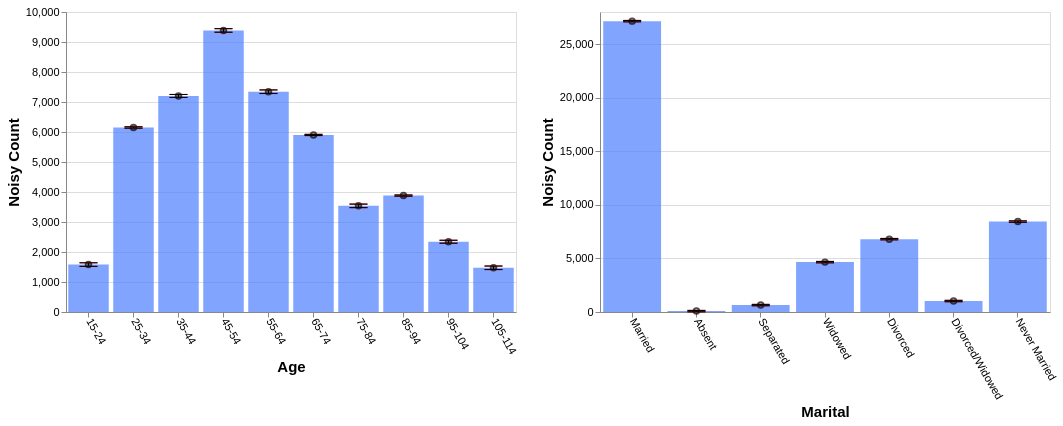

Write the Vega-Lite specification saved for this chart.
### Vega-Lite specification from a JSON file in a GitHub repository (floating-point values rounded to 4 significant figures)
{"config": {"view": {"continuousWidth": 400, "continuousHeight": 300}, "axis": {"labelFontSize": 11, "titleFontSize": 15}, "axisBottom": {"labelAngle": 60}}, "hconcat": [{"layer": [{"mark": "bar", "encoding": {"color": {"value": "transparent"}, "tooltip": [{"aggregate": "sum", "field": "noisy_count", "title": "noisy count", "type": "quantitative"}, {"aggregate": "sum", "field": "noisy_count_prev", "title": "prev count", "type": "quantitative"}, {"aggregate": "sum", "field": "error", "title": "current error", "type": "quantitative"}, {"aggregate": "sum", "field": "error_prev", "title": "prev error", "type": "quantitative"}], "x": {"field": "age", "sort": null, "title": "Age", "type": "ordinal"}}, "height": 300, "selection": {"selector661": {"type": "interval", "encodings": ["x"]}}, "transform": [{"filter": {"selection": "selector662"}}], "width": 450}, {"mark": {"type": "bar", "color": "gray", "opacity": 0}, "encoding": {"x": {"field": "age", "sort": null, "title": "Age", "type": "ordinal"}, "y": {"aggregate": "sum", "field": "noisy_count_prev", "type": "quantitative"}}, "transform": [{"filter": {"selection": "selector662"}}]}, {"mark": {"type": "bar", "color": "#4C7FFF", "opacity": 0.7}, "encoding": {"x": {"field": "age", "sort": null, "title": "Age", "type": "ordinal"}, "y": {"aggregate": "sum", "field": "noisy_count", "type": "quantitative"}}, "transform": [{"filter": {"selection": "selector662"}}]}, {"mark": {"type": "point", "color": "black", "opacity": 0.7}, "encoding": {"x": {"field": "age", "sort": null, "title": "Age", "type": "ordinal"}, "y": {"aggregate": "sum", "field": "noisy_count", "title": "Noisy Count", "type": "quantitative"}}, "transform": [{"filter": {"selection": "selector662"}}]}, {"mark": {"type": "rule", "color": "#B6B6B6", "size": 2, "strokeDash": [3, 3]}, "encoding": {"x": {"field": "age", "sort": null, "title": "Age", "type": "ordinal"}, "y": {"aggregate": "sum", "field": "plus_error_prev_age", "title": "", "type": "quantitative"}, "y2": {"aggregate": "sum", "field": "minus_error_prev_age", "title": ""}}, "transform": [{"filter": {"selection": "selector662"}}]}, {"mark": {"type": "tick", "color": "#B90000", "size": 0, "strokeDash": [1, 1]}, "encoding": {"x": {"field": "age", "sort": null, "title": "Age", "type": "ordinal"}, "y": {"aggregate": "sum", "field": "plus_error_prev_age", "type": "quantitative"}}, "transform": [{"filter": {"selection": "selector662"}}]}, {"mark": {"type": "tick", "color": "#B90000", "size": 0, "strokeDash": [3, 1]}, "encoding": {"x": {"field": "age", "sort": null, "title": "Age", "type": "ordinal"}, "y": {"aggregate": "sum", "field": "minus_error_prev_age", "type": "quantitative"}}, "transform": [{"filter": {"selection": "selector662"}}]}, {"mark": {"type": "rule", "color": "black", "size": 2}, "encoding": {"x": {"field": "age", "sort": null, "title": "Age", "type": "ordinal"}, "y": {"aggregate": "sum", "field": "plus_error", "title": "", "type": "quantitative"}, "y2": {"aggregate": "sum", "field": "minus_error", "title": ""}}, "transform": [{"filter": {"selection": "selector662"}}]}, {"mark": {"type": "tick", "color": "black", "width": 0}, "encoding": {"x": {"field": "age", "sort": null, "title": "Age", "type": "ordinal"}, "y": {"aggregate": "sum", "field": "plus_error", "type": "quantitative"}}, "transform": [{"filter": {"selection": "selector662"}}]}, {"mark": {"type": "tick", "color": "black", "width": 0}, "encoding": {"x": {"field": "age", "sort": null, "title": "Age", "type": "ordinal"}, "y": {"aggregate": "sum", "field": "minus_error", "type": "quantitative"}}, "transform": [{"filter": {"selection": "selector662"}}]}]}, {"layer": [{"mark": "bar", "encoding": {"color": {"value": "transparent"}, "tooltip": [{"aggregate": "sum", "field": "noisy_count", "title": "noisy count", "type": "quantitative"}, {"aggregate": "sum", "field": "noisy_count_prev", "title": "prev count", "type": "quantitative"}, {"aggregate": "sum", "field": "error", "title": "current error", "type": "quantitative"}, {"aggregate": "sum", "field": "error_prev", "title": "prev error", "type": "quantitative"}], "x": {"field": "marital", "sort": null, "title": "Marital", "type": "ordinal"}}, "height": 300, "selection": {"selector662": {"type": "interval", "encodings": ["x"]}}, "transform": [{"filter": {"selection": "selector661"}}], "width": 450}, {"mark": {"type": "bar", "color": "gray", "opacity": 0}, "encoding": {"x": {"field": "marital", "sort": null, "title": "Marital", "type": "ordinal"}, "y": {"aggregate": "sum", "field": "noisy_count_prev", "type": "quantitative"}}, "transform": [{"filter": {"selection": "selector661"}}]}, {"mark": {"type": "bar", "color": "#4C7FFF", "opacity": 0.7}, "encoding": {"x": {"field": "marital", "sort": null, "title": "Marital", "type": "ordinal"}, "y": {"aggregate": "sum", "field": "noisy_count", "type": "quantitative"}}, "transform": [{"filter": {"selection": "selector661"}}]}, {"mark": {"type": "point", "color": "black", "opacity": 0.7}, "encoding": {"x": {"field": "marital", "sort": null, "title": "Marital", "type": "ordinal"}, "y": {"aggregate": "sum", "field": "noisy_count", "title": "Noisy Count", "type": "quantitative"}}, "transform": [{"filter": {"selection": "selector661"}}]}, {"mark": {"type": "rule", "color": "#B6B6B6", "size": 2, "strokeDash": [3, 3]}, "encoding": {"x": {"field": "marital", "sort": null, "title": "Marital", "type": "ordinal"}, "y": {"aggregate": "sum", "field": "plus_error_prev_marital", "title": "", "type": "quantitative"}, "y2": {"aggregate": "sum", "field": "minus_error_prev_marital", "title": ""}}, "transform": [{"filter": {"selection": "selector661"}}]}, {"mark": {"type": "tick", "color": "#B90000", "size": 0, "strokeDash": [1, 1]}, "encoding": {"x": {"field": "marital", "sort": null, "title": "Marital", "type": "ordinal"}, "y": {"aggregate": "sum", "field": "plus_error_prev_marital", "type": "quantitative"}}, "transform": [{"filter": {"selection": "selector661"}}]}, {"mark": {"type": "tick", "color": "#B90000", "size": 0, "strokeDash": [3, 1]}, "encoding": {"x": {"field": "marital", "sort": null, "title": "Marital", "type": "ordinal"}, "y": {"aggregate": "sum", "field": "minus_error_prev_marital", "type": "quantitative"}}, "transform": [{"filter": {"selection": "selector661"}}]}, {"mark": {"type": "rule", "color": "black", "size": 2}, "encoding": {"x": {"field": "marital", "sort": null, "title": "Marital", "type": "ordinal"}, "y": {"aggregate": "sum", "field": "plus_error", "title": "", "type": "quantitative"}, "y2": {"aggregate": "sum", "field": "minus_error", "title": ""}}, "transform": [{"filter": {"selection": "selector661"}}]}, {"mark": {"type": "tick", "color": "black", "width": 0}, "encoding": {"x": {"field": "marital", "sort": null, "title": "Marital", "type": "ordinal"}, "y": {"aggregate": "sum", "field": "plus_error", "type": "quantitative"}}, "transform": [{"filter": {"selection": "selector661"}}]}, {"mark": {"type": "tick", "color": "black", "width": 0}, "encoding": {"x": {"field": "marital", "sort": null, "title": "Marital", "type": "ordinal"}, "y": {"aggregate": "sum", "field": "minus_error", "type": "quantitative"}}, "transform": [{"filter": {"selection": "selector661"}}]}]}], "data": {"name": "data-273c70864ab05031b872d9b344d3788e"}, "$schema": "https://vega.github.io/schema/vega-lite/v4.17.0.json", "datasets": {"data-273c70864ab05031b872d9b344d3788e": [{"age": "15-24", "marital": "Married", "noisy_count": 293.9, "true_count": 295.0, "plus_error": 302.0, "minus_error": 285.8, "error": 8.1, "noisy_count_prev": 294.4, "true_count_prev": 295.0, "plus_error_prev": 303.4, "minus_error_prev": 285.5, "error_prev": 8.9, "plus_error_prev_age": 303.6, "minus_error_prev_age": 285.7, "plus_error_prev_marital": 303.6, "minus_error_prev_marital": 285.8}, {"age": "15-24", "marital": "Absent", "noisy_count": 18.9, "true_count": 13.0, "plus_error": 27.0, "minus_error": 10.7, "error": 8.1, "noisy_count_prev": 18.1, "true_count_prev": 13.0, "plus_error_prev": 27.1, "minus_error_prev": 9.2, "error_prev": 8.9, "plus_error_prev_age": 27.27, "minus_error_prev_age": 9.371, "plus_error_prev_marital": 27.09, "minus_error_prev_marital": 9.19}, {"age": "15-24", "marital": "Separated", "noisy_count": 8.7, "true_count": 18.0, "plus_error": 16.8, "minus_error": 0.6, "error": 8.1, "noisy_count_prev": 8.5, "true_count_prev": 18.0, "plus_error_prev": 17.4, "minus_error_prev": -0.5, "error_prev": 8.9, "plus_error_prev_age": 17.57, "minus_error_prev_age": -0.3286, "plus_error_prev_marital": 17.64, "minus_error_prev_marital": -0.26}, {"age": "15-24", "marital": "Widowed", "noisy_count": -37.3, "true_count": 2.0, "plus_error": -29.2, "minus_error": -45.4, "error": 8.1, "noisy_count_prev": -34.9, "true_count_prev": 2.0, "plus_error_prev": -25.9, "minus_error_prev": -43.8, "error_prev": 8.9, "plus_error_prev_age": -25.73, "minus_error_prev_age": -43.63, "plus_error_prev_marital": -26.32, "minus_error_prev_marital": -44.22}, {"age": "15-24", "marital": "Divorced", "noisy_count": 145.6, "true_count": 22.0, "plus_error": 153.7, "minus_error": 137.5, "error": 8.1, "noisy_count_prev": 144.0, "true_count_prev": 22.0, "plus_error_prev": 152.9, "minus_error_prev": 135.0, "error_prev": 8.9, "plus_error_prev_age": 153.1, "minus_error_prev_age": 135.2, "plus_error_prev_marital": 152.3, "minus_error_prev_marital": 134.4}, {"age": "15-24", "marital": "Divorced/Widowed", "noisy_count": -35.3, "true_count": 16.0, "plus_error": -27.2, "minus_error": -43.4, "error": 8.1, "noisy_count_prev": -35.4, "true_count_prev": 16.0, "plus_error_prev": -26.4, "minus_error_prev": -44.3, "error_prev": 8.9, "plus_error_prev_age": -26.23, "minus_error_prev_age": -44.13, "plus_error_prev_marital": -27.24, "minus_error_prev_marital": -45.14}, {"age": "15-24", "marital": "Never Married", "noisy_count": 1186.0, "true_count": 1190.0, "plus_error": 1194.0, "minus_error": 1178.0, "error": 8.1, "noisy_count_prev": 1185.0, "true_count_prev": 1190.0, "plus_error_prev": 1194.0, "minus_error_prev": 1176.0, "error_prev": 8.9, "plus_error_prev_age": 1194.0, "minus_error_prev_age": 1176.0, "plus_error_prev_marital": 1194.0, "minus_error_prev_marital": 1176.0}, {"age": "25-34", "marital": "Married", "noisy_count": 2762.0, "true_count": 2764.0, "plus_error": 2765.0, "minus_error": 2759.0, "error": 3.1, "noisy_count_prev": 2762.0, "true_count_prev": 2764.0, "plus_error_prev": 2766.0, "minus_error_prev": 2759.0, "error_prev": 3.5, "plus_error_prev_age": 2766.0, "minus_error_prev_age": 2759.0, "plus_error_prev_marital": 2766.0, "minus_error_prev_marital": 2759.0}, {"age": "25-34", "marital": "Absent", "noisy_count": 8.9, "true_count": 33.0, "plus_error": 12.0, "minus_error": 5.7, "error": 3.1, "noisy_count_prev": 8.8, "true_count_prev": 33.0, "plus_error_prev": 12.3, "minus_error_prev": 5.4, "error_prev": 3.5, "plus_error_prev_age": 12.21, "minus_error_prev_age": 5.314, "plus_error_prev_marital": 12.29, "minus_error_prev_marital": 5.39}, {"age": "25-34", "marital": "Separated", "noisy_count": 43.1, "true_count": 77.0, "plus_error": 46.3, "minus_error": 40.0, "error": 3.1, "noisy_count_prev": 43.1, "true_count_prev": 77.0, "plus_error_prev": 46.6, "minus_error_prev": 39.6, "error_prev": 3.5, "plus_error_prev_age": 46.51, "minus_error_prev_age": 39.51, "plus_error_prev_marital": 46.84, "minus_error_prev_marital": 39.84}, {"age": "25-34", "marital": "Widowed", "noisy_count": 33.5, "true_count": 11.0, "plus_error": 36.6, "minus_error": 30.3, "error": 3.1, "noisy_count_prev": 33.4, "true_count_prev": 11.0, "plus_error_prev": 36.9, "minus_error_prev": 29.9, "error_prev": 3.5, "plus_error_prev_age": 36.81, "minus_error_prev_age": 29.81, "plus_error_prev_marital": 36.48, "minus_error_prev_marital": 29.48}, {"age": "25-34", "marital": "Divorced", "noisy_count": 369.6, "true_count": 372.0, "plus_error": 372.7, "minus_error": 366.4, "error": 3.1, "noisy_count_prev": 369.4, "true_count_prev": 372.0, "plus_error_prev": 372.8, "minus_error_prev": 365.9, "error_prev": 3.5, "plus_error_prev_age": 372.7, "minus_error_prev_age": 365.8, "plus_error_prev_marital": 372.2, "minus_error_prev_marital": 365.3}, {"age": "25-34", "marital": "Divorced/Widowed", "noisy_count": 222.9, "true_count": 189.0, "plus_error": 226.1, "minus_error": 219.8, "error": 3.1, "noisy_count_prev": 223.1, "true_count_prev": 189.0, "plus_error_prev": 226.6, "minus_error_prev": 219.6, "error_prev": 3.5, "plus_error_prev_age": 226.5, "minus_error_prev_age": 219.5, "plus_error_prev_marital": 225.8, "minus_error_prev_marital": 218.8}, {"age": "25-34", "marital": "Never Married", "noisy_count": 2711.0, "true_count": 2691.0, "plus_error": 2714.0, "minus_error": 2708.0, "error": 3.1, "noisy_count_prev": 2711.0, "true_count_prev": 2691.0, "plus_error_prev": 2715.0, "minus_error_prev": 2708.0, "error_prev": 3.5, "plus_error_prev_age": 2715.0, "minus_error_prev_age": 2708.0, "plus_error_prev_marital": 2714.0, "minus_error_prev_marital": 2707.0}, {"age": "35-44", "marital": "Married", "noisy_count": 4266.0, "true_count": 4273.0, "plus_error": 4273.0, "minus_error": 4259.0, "error": 6.8, "noisy_count_prev": 4265.0, "true_count_prev": 4273.0, "plus_error_prev": 4273.0, "minus_error_prev": 4258.0, "error_prev": 7.4, "plus_error_prev_age": 4272.0, "minus_error_prev_age": 4257.0, "plus_error_prev_marital": 4273.0, "minus_error_prev_marital": 4258.0}, {"age": "35-44", "marital": "Absent", "noisy_count": 91.2, "true_count": 31.0, "plus_error": 98.0, "minus_error": 84.4, "error": 6.8, "noisy_count_prev": 88.8, "true_count_prev": 31.0, "plus_error_prev": 96.2, "minus_error_prev": 81.5, "error_prev": 7.4, "plus_error_prev_age": 95.79, "minus_error_prev_age": 81.09, "plus_error_prev_marital": 96.19, "minus_error_prev_marital": 81.49}, {"age": "35-44", "marital": "Separated", "noisy_count": 180.0, "true_count": 96.0, "plus_error": 186.8, "minus_error": 173.2, "error": 6.8, "noisy_count_prev": 178.1, "true_count_prev": 96.0, "plus_error_prev": 185.5, "minus_error_prev": 170.7, "error_prev": 7.4, "plus_error_prev_age": 185.1, "minus_error_prev_age": 170.3, "plus_error_prev_marital": 185.7, "minus_error_prev_marital": 170.9}, {"age": "35-44", "marital": "Widowed", "noisy_count": -26.8, "true_count": 57.0, "plus_error": -20.0, "minus_error": -33.6, "error": 6.8, "noisy_count_prev": -25.1, "true_count_prev": 57.0, "plus_error_prev": -17.7, "minus_error_prev": -32.4, "error_prev": 7.4, "plus_error_prev_age": -18.11, "minus_error_prev_age": -32.81, "plus_error_prev_marital": -18.12, "minus_error_prev_marital": -32.82}, {"age": "35-44", "marital": "Divorced", "noisy_count": 919.6, "true_count": 905.0, "plus_error": 926.5, "minus_error": 912.8, "error": 6.8, "noisy_count_prev": 920.1, "true_count_prev": 905.0, "plus_error_prev": 927.5, "minus_error_prev": 912.7, "error_prev": 7.4, "plus_error_prev_age": 927.1, "minus_error_prev_age": 912.3, "plus_error_prev_marital": 926.9, "minus_error_prev_marital": 912.1}, {"age": "35-44", "marital": "Divorced/Widowed", "noisy_count": 228.1, "true_count": 286.0, "plus_error": 234.9, "minus_error": 221.3, "error": 6.8, "noisy_count_prev": 229.3, "true_count_prev": 286.0, "plus_error_prev": 236.7, "minus_error_prev": 222.0, "error_prev": 7.4, "plus_error_prev_age": 236.3, "minus_error_prev_age": 221.6, "plus_error_prev_marital": 235.9, "minus_error_prev_marital": 221.2}, {"age": "35-44", "marital": "Never Married", "noisy_count": 1543.0, "true_count": 1684.0, "plus_error": 1550.0, "minus_error": 1536.0, "error": 6.8, "noisy_count_prev": 1548.0, "true_count_prev": 1684.0, "plus_error_prev": 1555.0, "minus_error_prev": 1540.0, "error_prev": 7.4, "plus_error_prev_age": 1554.0, "minus_error_prev_age": 1540.0, "plus_error_prev_marital": 1555.0, "minus_error_prev_marital": 1540.0}, {"age": "45-54", "marital": "Married", "noisy_count": 5496.0, "true_count": 5589.0, "plus_error": 5504.0, "minus_error": 5488.0, "error": 8.1, "noisy_count_prev": 5495.0, "true_count_prev": 5589.0, "plus_error_prev": 5504.0, "minus_error_prev": 5486.0, "error_prev": 8.9, "plus_error_prev_age": 5504.0, "minus_error_prev_age": 5486.0, "plus_error_prev_marital": 5504.0, "minus_error_prev_marital": 5486.0}, {"age": "45-54", "marital": "Absent", "noisy_count": 62.1, "true_count": 27.0, "plus_error": 70.2, "minus_error": 54.0, "error": 8.1, "noisy_count_prev": 60.7, "true_count_prev": 27.0, "plus_error_prev": 69.6, "minus_error_prev": 51.8, "error_prev": 8.9, "plus_error_prev_age": 69.89, "minus_error_prev_age": 52.09, "plus_error_prev_marital": 69.59, "minus_error_prev_marital": 51.79}, {"age": "45-54", "marital": "Separated", "noisy_count": 202.7, "true_count": 156.0, "plus_error": 210.9, "minus_error": 194.6, "error": 8.1, "noisy_count_prev": 201.6, "true_count_prev": 156.0, "plus_error_prev": 210.5, "minus_error_prev": 192.6, "error_prev": 8.9, "plus_error_prev_age": 210.8, "minus_error_prev_age": 192.9, "plus_error_prev_marital": 210.7, "minus_error_prev_marital": 192.8}, {"age": "45-54", "marital": "Widowed", "noisy_count": 95.3, "true_count": 143.0, "plus_error": 103.4, "minus_error": 87.1, "error": 8.1, "noisy_count_prev": 95.7, "true_count_prev": 143.0, "plus_error_prev": 104.6, "minus_error_prev": 86.7, "error_prev": 8.9, "plus_error_prev_age": 104.9, "minus_error_prev_age": 86.99, "plus_error_prev_marital": 104.2, "minus_error_prev_marital": 86.28}, {"age": "45-54", "marital": "Divorced", "noisy_count": 1792.0, "true_count": 1715.0, "plus_error": 1800.0, "minus_error": 1784.0, "error": 8.1, "noisy_count_prev": 1793.0, "true_count_prev": 1715.0, "plus_error_prev": 1802.0, "minus_error_prev": 1784.0, "error_prev": 8.9, "plus_error_prev_age": 1802.0, "minus_error_prev_age": 1784.0, "plus_error_prev_marital": 1801.0, "minus_error_prev_marital": 1783.0}, {"age": "45-54", "marital": "Divorced/Widowed", "noisy_count": 293.0, "true_count": 379.0, "plus_error": 301.1, "minus_error": 284.9, "error": 8.1, "noisy_count_prev": 295.0, "true_count_prev": 379.0, "plus_error_prev": 304.0, "minus_error_prev": 286.1, "error_prev": 8.9, "plus_error_prev_age": 304.3, "minus_error_prev_age": 286.4, "plus_error_prev_marital": 303.2, "minus_error_prev_marital": 285.3}, {"age": "45-54", "marital": "Never Married", "noisy_count": 1444.0, "true_count": 1324.0, "plus_error": 1452.0, "minus_error": 1436.0, "error": 8.1, "noisy_count_prev": 1443.0, "true_count_prev": 1324.0, "plus_error_prev": 1452.0, "minus_error_prev": 1434.0, "error_prev": 8.9, "plus_error_prev_age": 1452.0, "minus_error_prev_age": 1434.0, "plus_error_prev_marital": 1451.0, "minus_error_prev_marital": 1434.0}, {"age": "55-64", "marital": "Married", "noisy_count": 4538.0, "true_count": 4513.0, "plus_error": 4546.0, "minus_error": 4530.0, "error": 8.1, "noisy_count_prev": 4539.0, "true_count_prev": 4513.0, "plus_error_prev": 4548.0, "minus_error_prev": 4530.0, "error_prev": 8.9, "plus_error_prev_age": 4547.0, "minus_error_prev_age": 4529.0, "plus_error_prev_marital": 4548.0, "minus_error_prev_marital": 4530.0}, {"age": "55-64", "marital": "Absent", "noisy_count": 74.7, "true_count": 10.0, "plus_error": 82.8, "minus_error": 66.5, "error": 8.1, "noisy_count_prev": 73.6, "true_count_prev": 10.0, "plus_error_prev": 82.5, "minus_error_prev": 64.6, "error_prev": 8.9, "plus_error_prev_age": 81.96, "minus_error_prev_age": 64.06, "plus_error_prev_marital": 82.49, "minus_error_prev_marital": 64.59}, {"age": "55-64", "marital": "Separated", "noisy_count": 25.7, "true_count": 106.0, "plus_error": 33.9, "minus_error": 17.6, "error": 8.1, "noisy_count_prev": 25.9, "true_count_prev": 106.0, "plus_error_prev": 34.9, "minus_error_prev": 17.0, "error_prev": 8.9, "plus_error_prev_age": 34.36, "minus_error_prev_age": 16.46, "plus_error_prev_marital": 35.14, "minus_error_prev_marital": 17.24}, {"age": "55-64", "marital": "Widowed", "noisy_count": 225.6, "true_count": 210.0, "plus_error": 233.7, "minus_error": 217.5, "error": 8.1, "noisy_count_prev": 225.6, "true_count_prev": 210.0, "plus_error_prev": 234.6, "minus_error_prev": 216.7, "error_prev": 8.9, "plus_error_prev_age": 234.1, "minus_error_prev_age": 216.2, "plus_error_prev_marital": 234.2, "minus_error_prev_marital": 216.3}, {"age": "55-64", "marital": "Divorced", "noisy_count": 1515.0, "true_count": 1509.0, "plus_error": 1523.0, "minus_error": 1507.0, "error": 8.1, "noisy_count_prev": 1516.0, "true_count_prev": 1509.0, "plus_error_prev": 1525.0, "minus_error_prev": 1507.0, "error_prev": 8.9, "plus_error_prev_age": 1525.0, "minus_error_prev_age": 1507.0, "plus_error_prev_marital": 1525.0, "minus_error_prev_marital": 1507.0}, {"age": "55-64", "marital": "Divorced/Widowed", "noisy_count": 261.9, "true_count": 241.0, "plus_error": 270.0, "minus_error": 253.7, "error": 8.1, "noisy_count_prev": 263.5, "true_count_prev": 241.0, "plus_error_prev": 272.5, "minus_error_prev": 254.6, "error_prev": 8.9, "plus_error_prev_age": 272.0, "minus_error_prev_age": 254.1, "plus_error_prev_marital": 271.7, "minus_error_prev_marital": 253.8}, {"age": "55-64", "marital": "Never Married", "noisy_count": 702.2, "true_count": 730.0, "plus_error": 710.4, "minus_error": 694.1, "error": 8.1, "noisy_count_prev": 703.5, "true_count_prev": 730.0, "plus_error_prev": 712.4, "minus_error_prev": 694.5, "error_prev": 8.9, "plus_error_prev_age": 711.9, "minus_error_prev_age": 694.0, "plus_error_prev_marital": 712.2, "minus_error_prev_marital": 694.3}, {"age": "65-74", "marital": "Married", "noisy_count": 3652.0, "true_count": 3666.0, "plus_error": 3654.0, "minus_error": 3649.0, "error": 2.8, "noisy_count_prev": 3652.0, "true_count_prev": 3666.0, "plus_error_prev": 3655.0, "minus_error_prev": 3649.0, "error_prev": 3.1, "plus_error_prev_age": 3655.0, "minus_error_prev_age": 3649.0, "plus_error_prev_marital": 3655.0, "minus_error_prev_marital": 3649.0}, {"age": "65-74", "marital": "Absent", "noisy_count": 44.0, "true_count": 1.0, "plus_error": 46.8, "minus_error": 41.2, "error": 2.8, "noisy_count_prev": 44.1, "true_count_prev": 1.0, "plus_error_prev": 47.2, "minus_error_prev": 41.0, "error_prev": 3.1, "plus_error_prev_age": 47.17, "minus_error_prev_age": 40.97, "plus_error_prev_marital": 47.19, "minus_error_prev_marital": 40.99}, {"age": "65-74", "marital": "Separated", "noisy_count": 63.9, "true_count": 84.0, "plus_error": 66.7, "minus_error": 61.1, "error": 2.8, "noisy_count_prev": 63.6, "true_count_prev": 84.0, "plus_error_prev": 66.7, "minus_error_prev": 60.5, "error_prev": 3.1, "plus_error_prev_age": 66.67, "minus_error_prev_age": 60.47, "plus_error_prev_marital": 66.94, "minus_error_prev_marital": 60.74}, {"age": "65-74", "marital": "Widowed", "noisy_count": 430.6, "true_count": 406.0, "plus_error": 433.4, "minus_error": 427.8, "error": 2.8, "noisy_count_prev": 430.3, "true_count_prev": 406.0, "plus_error_prev": 433.4, "minus_error_prev": 427.2, "error_prev": 3.1, "plus_error_prev_age": 433.4, "minus_error_prev_age": 427.2, "plus_error_prev_marital": 433.0, "minus_error_prev_marital": 426.8}, {"age": "65-74", "marital": "Divorced", "noisy_count": 1180.0, "true_count": 1161.0, "plus_error": 1183.0, "minus_error": 1177.0, "error": 2.8, "noisy_count_prev": 1180.0, "true_count_prev": 1161.0, "plus_error_prev": 1183.0, "minus_error_prev": 1177.0, "error_prev": 3.1, "plus_error_prev_age": 1183.0, "minus_error_prev_age": 1177.0, "plus_error_prev_marital": 1182.0, "minus_error_prev_marital": 1176.0}, {"age": "65-74", "marital": "Divorced/Widowed", "noisy_count": 126.1, "true_count": 150.0, "plus_error": 128.9, "minus_error": 123.3, "error": 2.8, "noisy_count_prev": 126.2, "true_count_prev": 150.0, "plus_error_prev": 129.3, "minus_error_prev": 123.1, "error_prev": 3.1, "plus_error_prev_age": 129.3, "minus_error_prev_age": 123.1, "plus_error_prev_marital": 128.5, "minus_error_prev_marital": 122.3}, {"age": "65-74", "marital": "Never Married", "noisy_count": 405.0, "true_count": 399.0, "plus_error": 407.8, "minus_error": 402.2, "error": 2.8, "noisy_count_prev": 405.2, "true_count_prev": 399.0, "plus_error_prev": 408.3, "minus_error_prev": 402.1, "error_prev": 3.1, "plus_error_prev_age": 408.3, "minus_error_prev_age": 402.1, "plus_error_prev_marital": 408.1, "minus_error_prev_marital": 401.9}, {"age": "75-84", "marital": "Married", "noisy_count": 2390.0, "true_count": 2360.0, "plus_error": 2398.0, "minus_error": 2381.0, "error": 8.1, "noisy_count_prev": 2389.0, "true_count_prev": 2360.0, "plus_error_prev": 2398.0, "minus_error_prev": 2380.0, "error_prev": 8.9, "plus_error_prev_age": 2397.0, "minus_error_prev_age": 2379.0, "plus_error_prev_marital": 2398.0, "minus_error_prev_marital": 2380.0}, {"age": "75-84", "marital": "Absent", "noisy_count": -25.3, "true_count": 2.0, "plus_error": -17.2, "minus_error": -33.5, "error": 8.1, "noisy_count_prev": -24.1, "true_count_prev": 2.0, "plus_error_prev": -15.2, "minus_error_prev": -33.1, "error_prev": 8.9, "plus_error_prev_age": -15.51, "minus_error_prev_age": -33.41, "plus_error_prev_marital": -15.21, "minus_error_prev_marital": -33.11}, {"age": "75-84", "marital": "Separated", "noisy_count": -55.3, "true_count": 56.0, "plus_error": -47.1, "minus_error": -63.4, "error": 8.1, "noisy_count_prev": -55.7, "true_count_prev": 56.0, "plus_error_prev": -46.8, "minus_error_prev": -64.7, "error_prev": 8.9, "plus_error_prev_age": -47.11, "minus_error_prev_age": -65.01, "plus_error_prev_marital": -46.56, "minus_error_prev_marital": -64.46}, {"age": "75-84", "marital": "Widowed", "noisy_count": 638.1, "true_count": 638.0, "plus_error": 646.2, "minus_error": 630.0, "error": 8.1, "noisy_count_prev": 638.2, "true_count_prev": 638.0, "plus_error_prev": 647.1, "minus_error_prev": 629.2, "error_prev": 8.9, "plus_error_prev_age": 646.8, "minus_error_prev_age": 628.9, "plus_error_prev_marital": 646.7, "minus_error_prev_marital": 628.8}, {"age": "75-84", "marital": "Divorced", "noisy_count": 386.4, "true_count": 592.0, "plus_error": 394.6, "minus_error": 378.3, "error": 8.1, "noisy_count_prev": 389.2, "true_count_prev": 592.0, "plus_error_prev": 398.1, "minus_error_prev": 380.3, "error_prev": 8.9, "plus_error_prev_age": 397.8, "minus_error_prev_age": 380.0, "plus_error_prev_marital": 397.5, "minus_error_prev_marital": 379.7}, {"age": "75-84", "marital": "Divorced/Widowed", "noisy_count": 42.2, "true_count": 72.0, "plus_error": 50.4, "minus_error": 34.1, "error": 8.1, "noisy_count_prev": 43.0, "true_count_prev": 72.0, "plus_error_prev": 52.0, "minus_error_prev": 34.1, "error_prev": 8.9, "plus_error_prev_age": 51.69, "minus_error_prev_age": 33.79, "plus_error_prev_marital": 51.16, "minus_error_prev_marital": 33.26}, {"age": "75-84", "marital": "Never Married", "noisy_count": 162.3, "true_count": 189.0, "plus_error": 170.4, "minus_error": 154.1, "error": 8.1, "noisy_count_prev": 160.9, "true_count_prev": 189.0, "plus_error_prev": 169.8, "minus_error_prev": 152.0, "error_prev": 8.9, "plus_error_prev_age": 169.5, "minus_error_prev_age": 151.7, "plus_error_prev_marital": 169.6, "minus_error_prev_marital": 151.8}, {"age": "85-94", "marital": "Married", "noisy_count": 2135.0, "true_count": 2152.0, "plus_error": 2138.0, "minus_error": 2132.0, "error": 2.8, "noisy_count_prev": 2136.0, "true_count_prev": 2152.0, "plus_error_prev": 2138.0, "minus_error_prev": 2132.0, "error_prev": 3.1, "plus_error_prev_age": 2139.0, "minus_error_prev_age": 2132.0, "plus_error_prev_marital": 2139.0, "minus_error_prev_marital": 2133.0}, {"age": "85-94", "marital": "Absent", "noisy_count": -7.4, "true_count": 0.0, "plus_error": -4.6, "minus_error": -10.1, "error": 2.8, "noisy_count_prev": -7.8, "true_count_prev": 0.0, "plus_error_prev": -4.7, "minus_error_prev": -10.8, "error_prev": 3.1, "plus_error_prev_age": -4.671, "minus_error_prev_age": -10.77, "plus_error_prev_marital": -4.71, "minus_error_prev_marital": -10.81}, {"age": "85-94", "marital": "Separated", "noisy_count": 62.8, "true_count": 52.0, "plus_error": 65.5, "minus_error": 60.0, "error": 2.8, "noisy_count_prev": 62.4, "true_count_prev": 52.0, "plus_error_prev": 65.5, "minus_error_prev": 59.3, "error_prev": 3.1, "plus_error_prev_age": 65.53, "minus_error_prev_age": 59.33, "plus_error_prev_marital": 65.74, "minus_error_prev_marital": 59.54}, {"age": "85-94", "marital": "Widowed", "noisy_count": 1212.0, "true_count": 1211.0, "plus_error": 1215.0, "minus_error": 1209.0, "error": 2.8, "noisy_count_prev": 1212.0, "true_count_prev": 1211.0, "plus_error_prev": 1215.0, "minus_error_prev": 1209.0, "error_prev": 3.1, "plus_error_prev_age": 1215.0, "minus_error_prev_age": 1209.0, "plus_error_prev_marital": 1215.0, "minus_error_prev_marital": 1208.0}, {"age": "85-94", "marital": "Divorced", "noisy_count": 388.9, "true_count": 390.0, "plus_error": 391.7, "minus_error": 386.1, "error": 2.8, "noisy_count_prev": 388.8, "true_count_prev": 390.0, "plus_error_prev": 391.9, "minus_error_prev": 385.8, "error_prev": 3.1, "plus_error_prev_age": 391.9, "minus_error_prev_age": 385.8, "plus_error_prev_marital": 391.3, "minus_error_prev_marital": 385.2}, {"age": "85-94", "marital": "Divorced/Widowed", "noisy_count": -88.5, "true_count": 50.0, "plus_error": -85.8, "minus_error": -91.3, "error": 2.8, "noisy_count_prev": -88.3, "true_count_prev": 50.0, "plus_error_prev": -85.3, "minus_error_prev": -91.4, "error_prev": 3.1, "plus_error_prev_age": -85.27, "minus_error_prev_age": -91.37, "plus_error_prev_marital": -86.14, "minus_error_prev_marital": -92.24}, {"age": "85-94", "marital": "Never Married", "noisy_count": 177.7, "true_count": 182.0, "plus_error": 180.5, "minus_error": 175.0, "error": 2.8, "noisy_count_prev": 177.8, "true_count_prev": 182.0, "plus_error_prev": 180.8, "minus_error_prev": 174.7, "error_prev": 3.1, "plus_error_prev_age": 180.8, "minus_error_prev_age": 174.7, "plus_error_prev_marital": 180.6, "minus_error_prev_marital": 174.5}, {"age": "95-104", "marital": "Married", "noisy_count": 1111.0, "true_count": 1055.0, "plus_error": 1118.0, "minus_error": 1104.0, "error": 6.8, "noisy_count_prev": 1110.0, "true_count_prev": 1055.0, "plus_error_prev": 1117.0, "minus_error_prev": 1102.0, "error_prev": 7.4, "plus_error_prev_age": 1116.0, "minus_error_prev_age": 1101.0, "plus_error_prev_marital": 1117.0, "minus_error_prev_marital": 1102.0}, {"age": "95-104", "marital": "Absent", "noisy_count": -143.9, "true_count": 0.0, "plus_error": -137.1, "minus_error": -150.7, "error": 6.8, "noisy_count_prev": -138.9, "true_count_prev": 0.0, "plus_error_prev": -131.6, "minus_error_prev": -146.3, "error_prev": 7.4, "plus_error_prev_age": -132.5, "minus_error_prev_age": -147.2, "plus_error_prev_marital": -131.6, "minus_error_prev_marital": -146.3}, {"age": "95-104", "marital": "Separated", "noisy_count": 57.7, "true_count": 41.0, "plus_error": 64.5, "minus_error": 50.9, "error": 6.8, "noisy_count_prev": 56.6, "true_count_prev": 41.0, "plus_error_prev": 64.0, "minus_error_prev": 49.2, "error_prev": 7.4, "plus_error_prev_age": 63.09, "minus_error_prev_age": 48.29, "plus_error_prev_marital": 64.24, "minus_error_prev_marital": 49.44}, {"age": "95-104", "marital": "Widowed", "noisy_count": 1159.0, "true_count": 1174.0, "plus_error": 1166.0, "minus_error": 1152.0, "error": 6.8, "noisy_count_prev": 1159.0, "true_count_prev": 1174.0, "plus_error_prev": 1166.0, "minus_error_prev": 1152.0, "error_prev": 7.4, "plus_error_prev_age": 1165.0, "minus_error_prev_age": 1151.0, "plus_error_prev_marital": 1166.0, "minus_error_prev_marital": 1151.0}, {"age": "95-104", "marital": "Divorced", "noisy_count": 85.1, "true_count": 140.0, "plus_error": 91.9, "minus_error": 78.3, "error": 6.8, "noisy_count_prev": 87.1, "true_count_prev": 140.0, "plus_error_prev": 94.4, "minus_error_prev": 79.7, "error_prev": 7.4, "plus_error_prev_age": 93.49, "minus_error_prev_age": 78.79, "plus_error_prev_marital": 93.8, "minus_error_prev_marital": 79.1}, {"age": "95-104", "marital": "Divorced/Widowed", "noisy_count": 26.8, "true_count": 16.0, "plus_error": 33.6, "minus_error": 19.9, "error": 6.8, "noisy_count_prev": 27.8, "true_count_prev": 16.0, "plus_error_prev": 35.2, "minus_error_prev": 20.5, "error_prev": 7.4, "plus_error_prev_age": 34.29, "minus_error_prev_age": 19.59, "plus_error_prev_marital": 34.36, "minus_error_prev_marital": 19.66}, {"age": "95-104", "marital": "Never Married", "noisy_count": 46.7, "true_count": 119.0, "plus_error": 53.6, "minus_error": 39.9, "error": 6.8, "noisy_count_prev": 47.7, "true_count_prev": 119.0, "plus_error_prev": 55.1, "minus_error_prev": 40.3, "error_prev": 7.4, "plus_error_prev_age": 54.19, "minus_error_prev_age": 39.39, "plus_error_prev_marital": 54.87, "minus_error_prev_marital": 40.07}, {"age": "105-114", "marital": "Married", "noisy_count": 504.9, "true_count": 398.0, "plus_error": 513.0, "minus_error": 496.7, "error": 8.1, "noisy_count_prev": 504.4, "true_count_prev": 398.0, "plus_error_prev": 513.4, "minus_error_prev": 495.5, "error_prev": 8.9, "plus_error_prev_age": 512.9, "minus_error_prev_age": 495.0, "plus_error_prev_marital": 513.6, "minus_error_prev_marital": 495.8}, {"age": "105-114", "marital": "Absent", "noisy_count": -38.8, "true_count": 0.0, "plus_error": -30.7, "minus_error": -46.9, "error": 8.1, "noisy_count_prev": -38.8, "true_count_prev": 0.0, "plus_error_prev": -29.8, "minus_error_prev": -47.7, "error_prev": 8.9, "plus_error_prev_age": -30.29, "minus_error_prev_age": -48.19, "plus_error_prev_marital": -29.81, "minus_error_prev_marital": -47.71}, {"age": "105-114", "marital": "Separated", "noisy_count": 56.8, "true_count": 25.0, "plus_error": 64.9, "minus_error": 48.7, "error": 8.1, "noisy_count_prev": 59.6, "true_count_prev": 25.0, "plus_error_prev": 68.6, "minus_error_prev": 50.7, "error_prev": 8.9, "plus_error_prev_age": 68.11, "minus_error_prev_age": 50.21, "plus_error_prev_marital": 68.84, "minus_error_prev_marital": 50.94}, {"age": "105-114", "marital": "Widowed", "noisy_count": 925.4, "true_count": 881.0, "plus_error": 933.5, "minus_error": 917.2, "error": 8.1, "noisy_count_prev": 925.2, "true_count_prev": 881.0, "plus_error_prev": 934.2, "minus_error_prev": 916.3, "error_prev": 8.9, "plus_error_prev_age": 933.7, "minus_error_prev_age": 915.8, "plus_error_prev_marital": 933.8, "minus_error_prev_marital": 915.9}, {"age": "105-114", "marital": "Divorced", "noisy_count": 18.2, "true_count": 44.0, "plus_error": 26.4, "minus_error": 10.1, "error": 8.1, "noisy_count_prev": 18.9, "true_count_prev": 44.0, "plus_error_prev": 27.8, "minus_error_prev": 9.9, "error_prev": 8.9, "plus_error_prev_age": 27.31, "minus_error_prev_age": 9.414, "plus_error_prev_marital": 27.2, "minus_error_prev_marital": 9.3}, {"age": "105-114", "marital": "Divorced/Widowed", "noisy_count": -53.7, "true_count": 4.0, "plus_error": -45.5, "minus_error": -61.8, "error": 8.1, "noisy_count_prev": -52.3, "true_count_prev": 4.0, "plus_error_prev": -43.3, "minus_error_prev": -61.2, "error_prev": 8.9, "plus_error_prev_age": -43.79, "minus_error_prev_age": -61.69, "plus_error_prev_marital": -44.14, "minus_error_prev_marital": -62.04}, {"age": "105-114", "marital": "Never Married", "noisy_count": 60.4, "true_count": 49.0, "plus_error": 68.6, "minus_error": 52.3, "error": 8.1, "noisy_count_prev": 59.6, "true_count_prev": 49.0, "plus_error_prev": 68.5, "minus_error_prev": 50.6, "error_prev": 8.9, "plus_error_prev_age": 68.01, "minus_error_prev_age": 50.11, "plus_error_prev_marital": 68.27, "minus_error_prev_marital": 50.37}]}}
